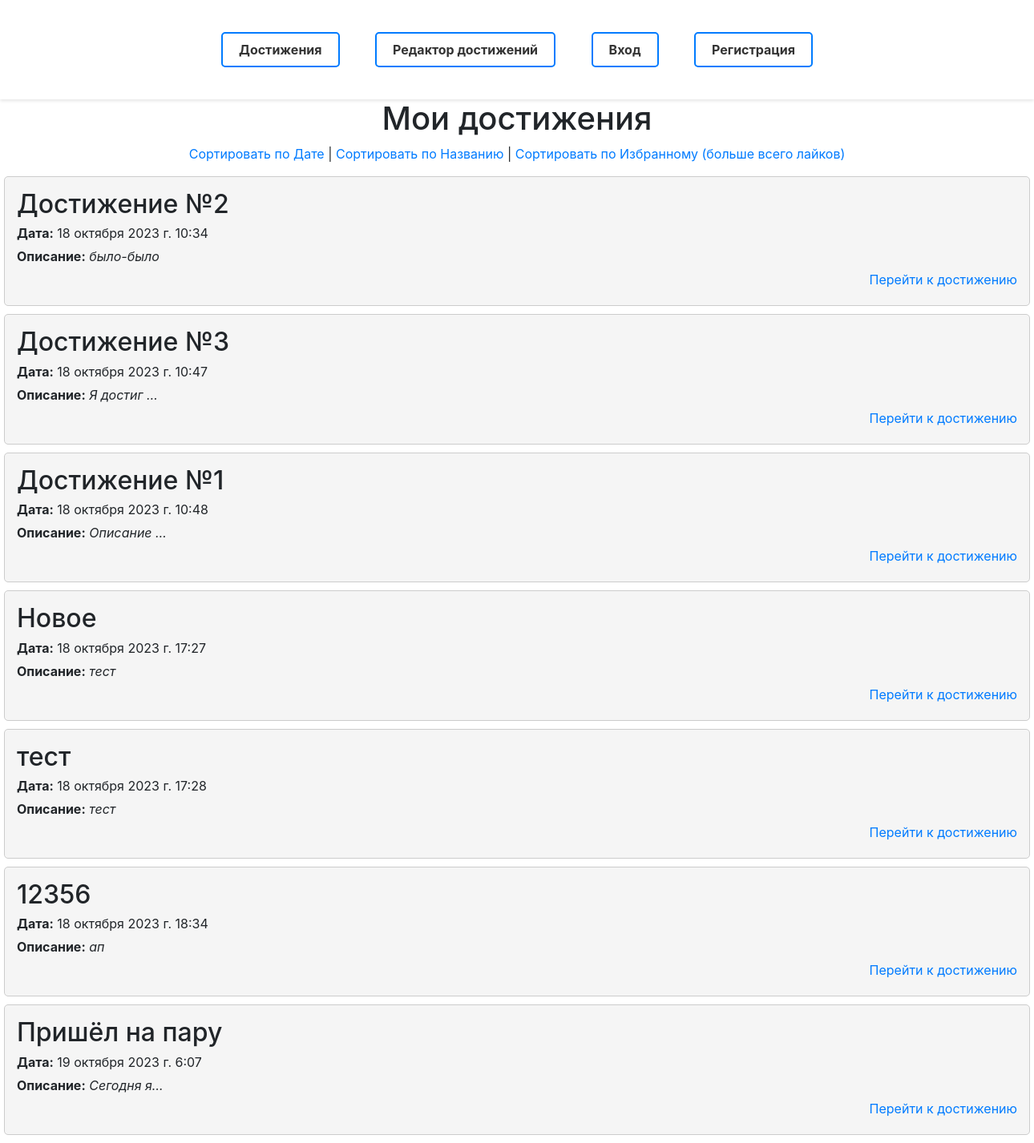
Before: / with the older database file.
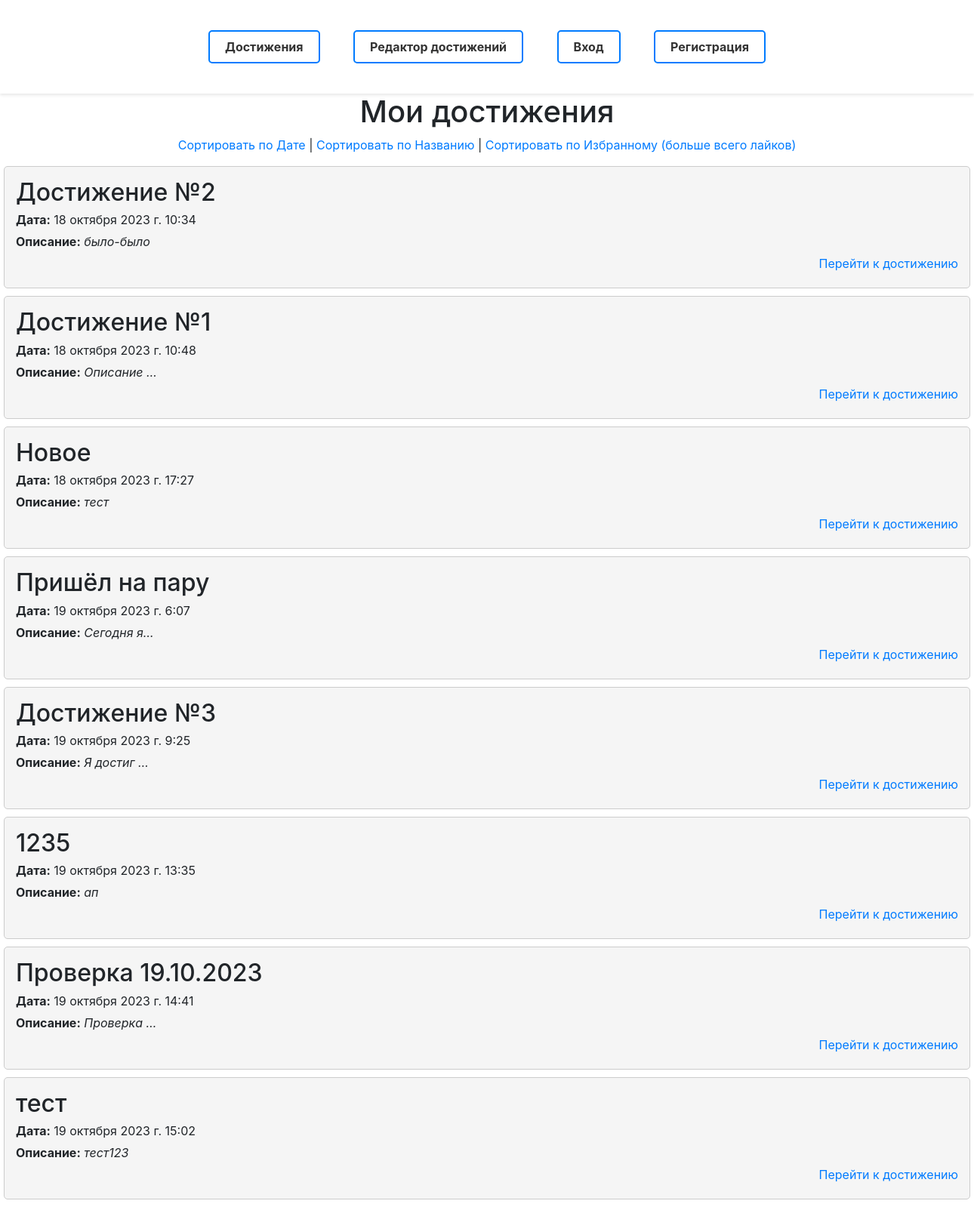
After: the same page with the newer database file.
### laba1/models.py (models this page shows, shortened)
class Achievement(models.Model):
    title = models.CharField(verbose_name='Название', max_length=50)
    date = models.DateTimeField(verbose_name='Дата и время', auto_now=True)
    description = models.TextField(verbose_name='Описание')
    class Meta:
        verbose_name = 'Достижение'
        verbose_name_plural = 'Достижения'

### laba1/views.py (the view)
# urls.py: path('', views.index, name='achievement_list'),
def index(request):
    sort_by = request.GET.get('sort_by', 'date')
    sort_order = request.GET.get('sort_order', 'sort')
    sort_order = 'asc' if not sort_order else 'asc' if sort_order == 'desc' else 'desc'
    type = '-' if sort_order == 'asc' else ''
    if sort_by not in ['date', 'title', 'likes']:
        sort_by = 'date'
    if sort_by == 'date':
        achievements = Achievement.objects.all().order_by(f'{type}date')
    elif sort_by == 'title':
        achievements = Achievement.objects.all().order_by(f'{type}title')
    else:
        achievements = Achievement.objects.annotate(like_count=Count('like')).order_by(f'{type}like_count')
    context = {
        'achievements': achievements,
        'sort_by': sort_by,
        'sort': sort_order,
    }
    return render(request, 'laba1/achievement_list.html', context)

### laba1/templates/laba1/achievement_list.html (shortened to what this page needs)
{% extends "laba1/index.html" %}
{% block content %}
        <h1 align="center">Мои достижения</h1>
        <p align="center">
            <a href="?sort_by=date&sort_order={{ sort }}">Сортировать по Дате</a> |
            <a href="?sort_by=title&sort_order={{ sort }}">Сортировать по Названию</a> |
            <a href="?sort_by=likes&sort_order={{ sort }}">Сортировать по Избранному (больше всего лайков)</a>
        </p>
        {% if achievements %}
            {% for achievement in achievements %}
                <li class="achievement_block">
                    <h2>{{ achievement.title }}</h2>
                    <p><strong>Дата:</strong> {{ achievement.date }}</p>
                    <p><strong>Описание:</strong> <i>{{ achievement.description|truncatechars:"10" }}</i></p>
                    <p align="right"><a href="achievement/{{ achievement.id }}">Перейти к достижению</a></p>
                </li>
            {% endfor %}
        {% else %}
            <li class="achievement_block">
                <h2 align="center">Нет достижений!</h2>
            </li>
        {% endif %}
{% endblock %}

### laba1/templates/laba1/index.html (shortened to what this page needs)
{% load static %}
<html lang="ru">
<head>
    <link rel="stylesheet" href="{% static 'laba1/css/style.css' %}">
    <link rel="stylesheet" href="https://maxcdn.bootstrapcdn.com/bootstrap/4.5.2/css/bootstrap.min.css">
</head>
<body>
    <header>
        <ul class="header-links">
            <li><a href="{% url 'achievement_list' %}">Достижения</a></li>
            <li><a href="{% url 'add_edit_delete_achievement' %}">Редактор достижений</a></li>
            {% if user.is_authenticated %}
                <li><a href="{% url 'logout' %}">Выход</a></li>
            {% else %}
                <li><a href="{% url 'login' %}">Вход</a></li>
                <li><a href="{% url 'register' %}">Регистрация</a></li>
            {% endif %}
        </ul>
    </header>
    {% block content %}
    {% endblock %}
</body>
</html>

### laba1/static/laba1/css/style.css (style rules this page uses)
li { display: block; }
header { background-color: #fff; text-align: center; padding: 50px 0; box-shadow: 0 2px 4px rgba(0, 0, 0, 0.1); }
.header-links { list-style: none; padding: 0; margin: 0; text-align: center; }
.header-links li { display: inline; margin: 0 20px; }
.header-links a { text-decoration: none; color: #333; font-weight: bold; border: 2px solid #007bff; padding: 10px 20px; border-radius: 5px; transition: all 0.3s ease; }
.achievement_block { background-color: #f5f5f5; border: 1px solid #ccc; padding: 15px; margin: 10px auto; border-radius: 5px; width: 1280px; }
.achievement_block h2 { margin: 0; }
.achievement_block p { margin: 5px 0; }

Changed rows visible on the page:
shown differently, row unchanged: Achievement "Пришёл на пару": moves up the list
changed Achievement "Достижение №3": date "18 октября 2023 г. 10:47" → "19 октября 2023 г. 9:25"; moves down the list
changed Achievement "ап": title "12356" → "1235"; date "18 октября 2023 г. 18:34" → "19 октября 2023 г. 13:35"; moves down the list
added Achievement: title "Проверка 19.10.2023", date "19 октября 2023 г. 14:41", description "Проверка …"
changed Achievement: date "18 октября 2023 г. 17:28" → "19 октября 2023 г. 15:02"; description "тест" → "тест123"
